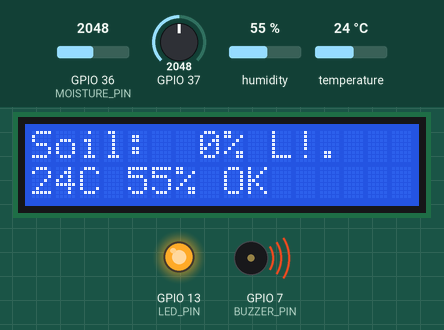
Recording of a sketch running on a simulated ESP32. Parts: 16×2 character LCD, output pins drawn as LEDs (lit = HIGH), buzzer (waves = sounding, pin HIGH). The test bench sets the inputs (shaded band); at power-on: humidity 55 %, GPIO 37 = 2048, GPIO 36 (MOISTURE_PIN) = 2048, temperature 24 °C. What the sketch prints to the serial monitor is not drawn.

Above: at 3.7 s.
3.8 s: humidity set to 41 %
At 7.3 s:
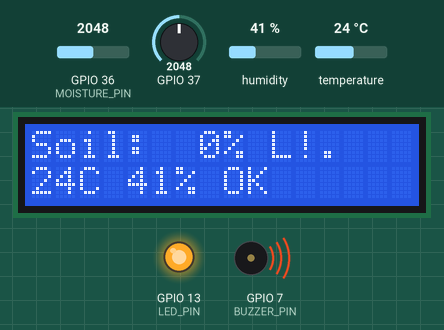
7.6 s: humidity set to 38 %
At 9.6 s:
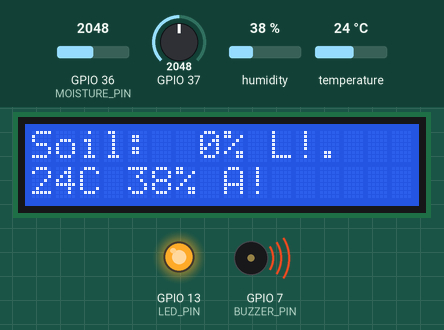
10.6 s: GPIO 37 set to 733
13.3 s: GPIO 37 set to 622
At 15.4 s:
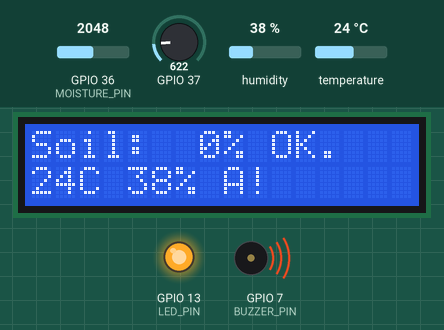
16.6 s: humidity set to 40 %
At 18.9 s:
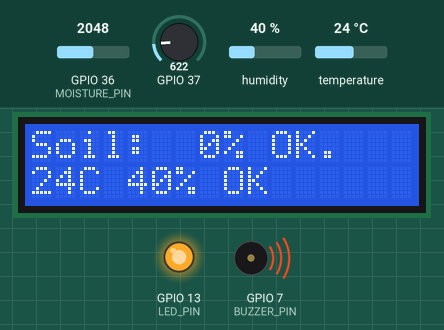
19.6 s: GPIO 36 (MOISTURE_PIN) set to 723
At 22.3 s:
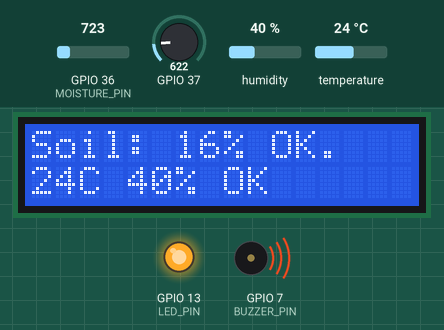
22.6 s: GPIO 36 (MOISTURE_PIN) set to 626
At 24.7 s:
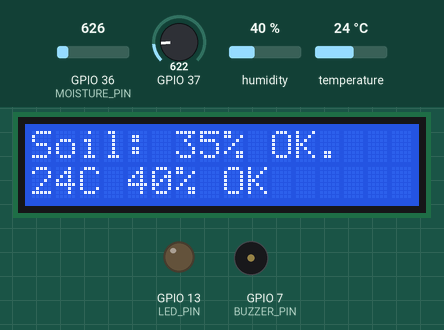
Timing chart, 0 to 26.2 s (numbered marks = the images above; inputs shaded):
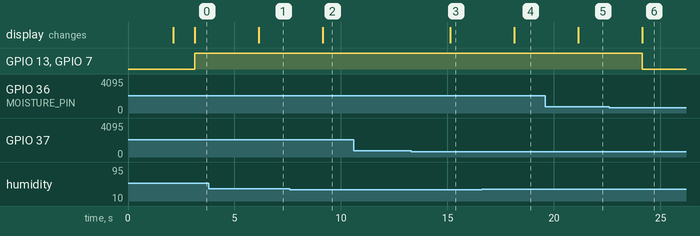

Measured:
- the behaviour switches between 40 and 39 % on humidity (found by bisection; images 1 and 2)
- the behaviour switches between 686 and 685 on GPIO 37 (found by bisection; images 2 and 3)
- the behaviour switches between 655 and 654 on GPIO 36 (MOISTURE_PIN) (found by bisection; images 5 and 6)
- after the input at 3.8 s, the display: changes after 2.3 s (image 1)
- after the input at 7.6 s, the display: changes after 1.5 s (image 2)
- after the input at 10.6 s, every drawn part: stays the same
- after the input at 13.3 s, the display: changes after 1.8 s (image 3)
- after the input at 16.6 s, the display: changes after 1.5 s (image 4)
- after the input at 19.6 s, the display: changes after 1.5 s (image 5)
- after the input at 22.6 s, GPIO 13 (LED_PIN), GPIO 7 (BUZZER_PIN): HIGH → LOW after 1.5 s; the display: changes after 1.5 s (image 6)

The sketch:

PlantHealthMonitor.ino
```cpp
// PlantHealthMonitor.ino
// Main sketch for Plant Health Monitoring System (Refined)

// Avoid using Arduino String for efficiency
#include <Arduino.h>
#include "lcd_display.h"
#include "moisture_sensor.h"
#include "dht_sensor.h"
#include "light_sensor.h"
#include "alarm.h"

// Pin definitions
static const uint8_t MOISTURE_PIN = A0;
static const uint8_t LDR_PIN      = A1;
static const uint8_t DHT_PIN      = 2;
static const uint8_t BUZZER_PIN   = 7;
static const uint8_t LED_PIN      = 13;

// Thresholds (adjust after calibration)
static const int SOIL_DRY_THRESHOLD   = 30;   // percent
static const int LIGHT_LOW_THRESHOLD  = 20;   // percent
static const int TEMP_LOW_THRESHOLD   = 18;   // °C
static const int TEMP_HIGH_THRESHOLD  = 30;   // °C
static const int HUM_LOW_THRESHOLD    = 40;   // %
static const int HUM_HIGH_THRESHOLD   = 70;   // %

static const unsigned long SAMPLE_INTERVAL = 3000; // ms
unsigned long lastSampleTime = 0;

void setup() {
  Serial.begin(9600);

  // Initialize display
  lcd_init();
  lcd_clear();
  lcd_print(0, 0, "Plant Health Mon");
  lcd_print(1, 0, "Initializing...");
  delay(2000);
  lcd_clear();

  // Initialize sensors & alarm
  moisture_sensor_init(MOISTURE_PIN);
  dht_sensor_init(DHT_PIN, 11);   // DHT11
  light_sensor_init(LDR_PIN);
  alarm_init(BUZZER_PIN, LED_PIN);

  // Ready message
  lcd_print(0, 0, "Monitoring...");
  lcd_print(1, 0, "");
}

void loop() {
  unsigned long now = millis();
  if (now - lastSampleTime < SAMPLE_INTERVAL) return;
  lastSampleTime = now;

  // Read sensor values
  uint8_t soilPct = moisture_sensor_read_percent();   // 0–100%
  uint8_t lightPct = light_sensor_read_percent();     // 0–100%
  float temperature, humidity;
  bool dhtOk = dht_sensor_read(&temperature, &humidity);

  // Determine alerts
  bool soilAlert = (soilPct < SOIL_DRY_THRESHOLD);
  bool lightAlert = (lightPct < LIGHT_LOW_THRESHOLD);
  bool tempAlert = (!dhtOk) || (temperature < TEMP_LOW_THRESHOLD) || (temperature > TEMP_HIGH_THRESHOLD);
  bool humAlert  = (!dhtOk) || (humidity < HUM_LOW_THRESHOLD)   || (humidity > HUM_HIGH_THRESHOLD);
  bool anyAlert = soilAlert || lightAlert || tempAlert || humAlert;

  // Serial debug
  Serial.printf("Soil:%d%%  Light:%d%%\n", soilPct, lightPct);
  if (dhtOk) {
    Serial.printf("Temp:%.1fC  Hum:%.1f%%\n", temperature, humidity);
  } else {
    Serial.println("DHT read failed");
  }
  Serial.printf("Alerts: soil=%d light=%d temp=%d hum=%d\n",
                soilAlert, lightAlert, tempAlert, humAlert);

  // Prepare display lines
  char line1[17], line2[17];
  // Line 1: Soil & Light
  snprintf(line1, sizeof(line1), "Soil:%3d%% %s", soilPct, lightAlert ? "L!" : "OK");
  // Line 2: Temp & Hum
  if (dhtOk) {
    snprintf(line2, sizeof(line2), "%2.0fC %2.0f%% %s",
             temperature, humidity, (tempAlert||humAlert) ? "A!" : "OK");
  } else {
    snprintf(line2, sizeof(line2), "DHT ERR        ");
  }

  // Update LCD
  lcd_print(0, 0, line1);
  lcd_print(1, 0, line2);

  // Alarm control
  if (anyAlert) {
    alarm_on();
  } else {
    alarm_off();
  }
}
```
